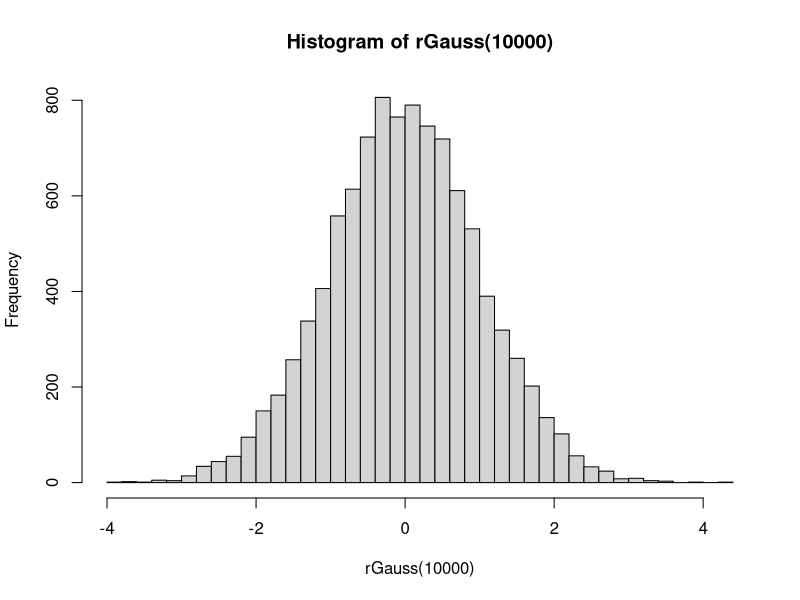
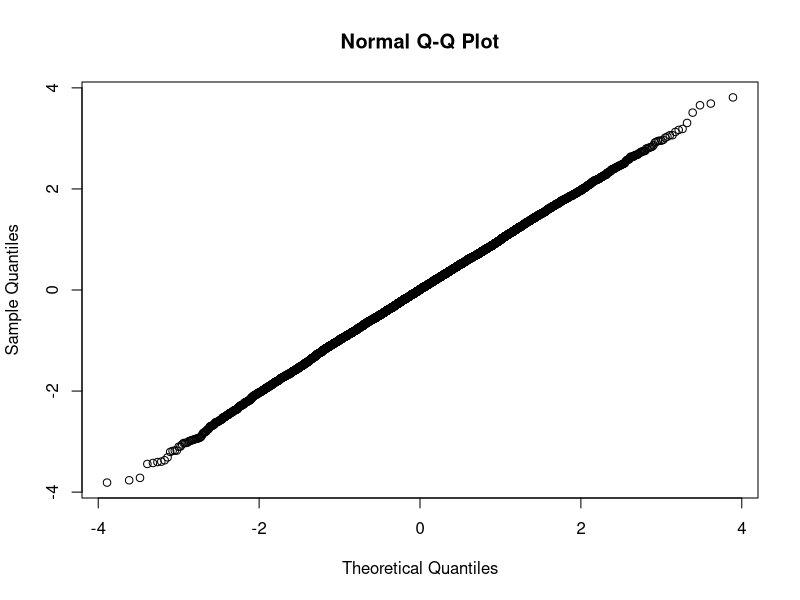

Recreate these plots in R, in order.
#box-muller normal polar form


rGauss = function(n=1){
	
	re = rep(0,n)
	for(i in 1:n){
	repeat
	{v1= 2*runif(1,0,1)-1 #unif(-1,1)
	v2 = 2*runif(1,0,1)-1
	r = v1^2 + v2^2
	if(r < 1) break
	}
	re[i] =  sqrt(-2*log(r)/r)*v1
	}

	re
}

hist(rGauss(10000),30)
r = rGauss(10000)
qqnorm(r)